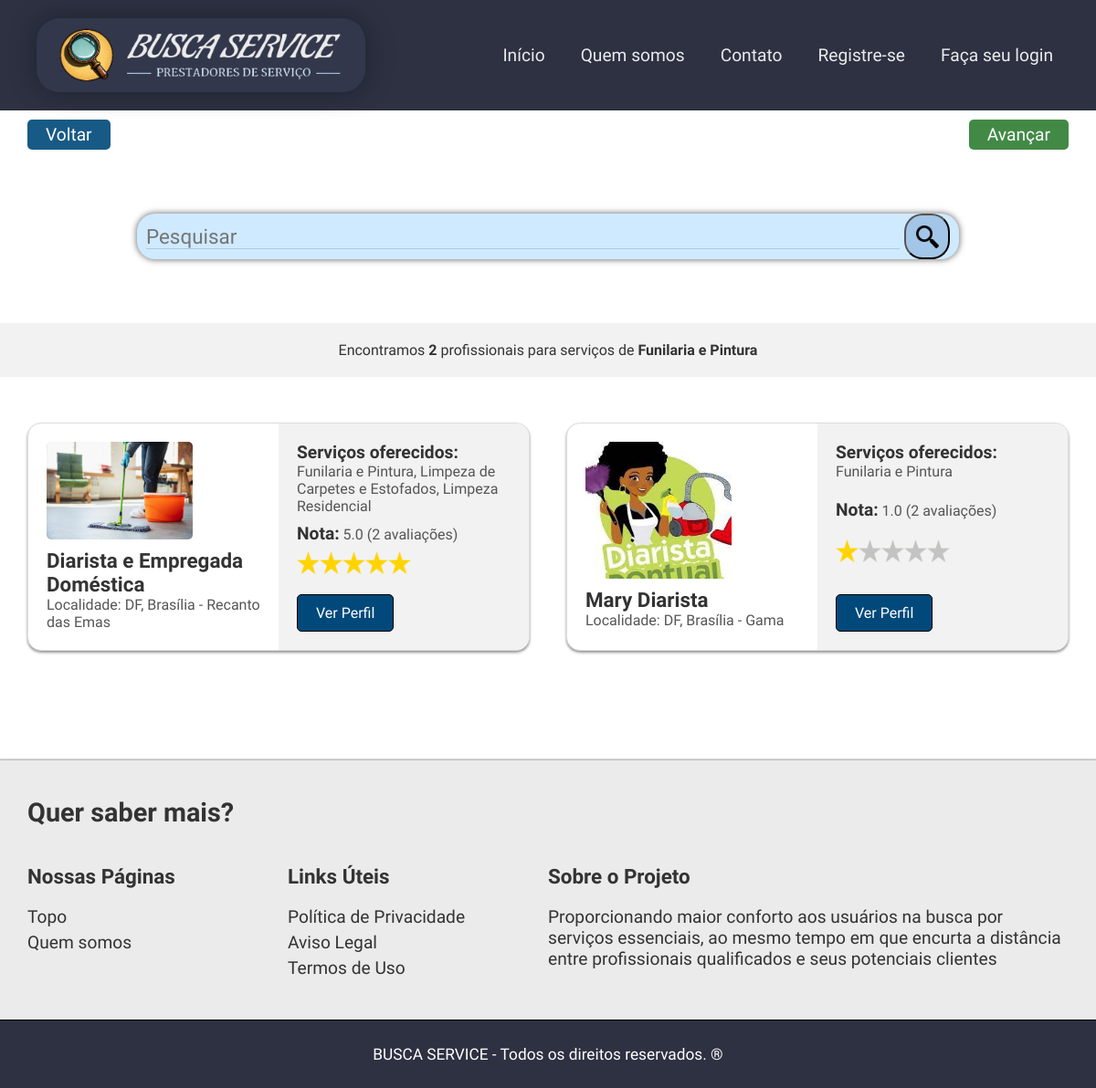
The app's page /app/views/resultado.php?servico=Funilaria+e+Pintura with its own data.
### tables this page shows
CREATE TABLE IF NOT EXISTS profissional(
  idpro INT(11) NOT NULL AUTO_INCREMENT,
  nome VARCHAR(45) NOT NULL,
  email VARCHAR(255) NOT NULL,
  senha VARCHAR(60) NOT NULL,
  cpf VARCHAR(14) NOT NULL,
  telefone VARCHAR(18) NOT NULL,
  telefone2 VARCHAR(18) NULL DEFAULT NULL,
  cep VARCHAR(9) NOT NULL,
  estado VARCHAR(45) NOT NULL,
  cidade VARCHAR(45) NOT NULL,
  bairro VARCHAR(45) NOT NULL,
  titulo VARCHAR(100) NOT NULL,
  descricaonegocio TEXT NOT NULL,
  fotoprin VARCHAR(255) NOT NULL,
  fotosec VARCHAR(255) NULL DEFAULT NULL,
  fotosec2 VARCHAR(255) NULL DEFAULT NULL,
  perfil VARCHAR(3) NOT NULL DEFAULT 'PRO' COMMENT 'ADM=Administrador\\nPRO=Profissional\\nCLI=Cliente',
  status TINYINT(1) NOT NULL DEFAULT 1 COMMENT '\"0\" = Inativo / \"1\" = Ativo',
  dataregpro DATETIME NOT NULL DEFAULT CURRENT_TIMESTAMP(),
  PRIMARY KEY (idpro),
  UNIQUE KEY unique_cpf_pro (cpf)
  );

### app/views/resultado.php (the view, shortened to what this page needs)
<?php
require_once 'layouts/site/header.php';
require_once 'layouts/site/menu.php';
$nomeServico = isset($_GET['servico']) ? $_GET['servico'] : '';
$dbh = Conexao::getInstance();
$query = "SELECT DISTINCT p.* FROM profissional p
          INNER JOIN profissional_has_servico ps ON p.idpro = ps.idpro
          INNER JOIN servico s ON ps.idserv = s.idserv
          LEFT JOIN avaliacao a ON p.idpro = a.idpro
          WHERE s.nome LIKE :nomeServico AND p.status = 1
          ORDER BY a.pontuacao DESC";
$stmt = $dbh->prepare($query);
$stmt->bindValue(':nomeServico', '%' . $nomeServico . '%');
$stmt->execute();
$rows = $stmt->fetchAll(PDO::FETCH_ASSOC);
?>
<main>
  <article class="main_volta">
    <?php require_once "botoes_navegacao.php"?>
  </article>
  <article>
    <header>
      <div class="busca">
        <div>
          <form action="resultado.php" method="get" class="main-busca">
            <input type="text" name="servico" class="busca-txt" placeholder="Pesquisar">
            <button type="submit" class="busca-btn">
              <img src="assets/img/lupa.png" alt="Lupa" width="25">
            </button>
          </form>
        </div>
      </div>
    </header>
  </article>
  <article>
    <header>
      <?php if (count($rows) > 0) : ?>
        <div class="encontrados">
          <p>Encontramos <span><?php echo count($rows); ?></span> profissionais para serviços de <span><?php echo $nomeServico; ?></span></p>
        </div>
      <?php else : ?>
        <div class="nao-encontrados">
          <p>Não encontramos profissionais que ofereçam o serviço de <span><?php echo $nomeServico; ?></p>
        </div>
      <?php endif; ?>
    </header>
  </article>
  <section class="resultados">
    <?php foreach ($rows as $row) : ?>
      <div class="card">
        <div class="card-content">
          <div class="card-left">
            <img src="<?= $row['fotoprin'] ?>" alt="Imagem perfil" style="width:160px;height:150px;">
            <h2><?php echo $row['titulo']; ?></h2>
            <p>Localidade: <?php echo $row['estado'] . ', ' . $row['cidade'] . ' - ' . $row['bairro']; ?></p>
          </div>
          <div class="card-right">
            <p>
              <span class="destaque">Serviços oferecidos:</span><br>
              <?php
              $queryServicos = "SELECT s.nome FROM servico s
                                INNER JOIN profissional_has_servico ps ON s.idserv = ps.idserv
                                WHERE ps.idpro = :idpro
                                ORDER BY s.nome = :nomeServico DESC, s.nome ASC";
              $stmtServicos = $dbh->prepare($queryServicos);
              $stmtServicos->bindValue(':idpro', $row['idpro']);
              $stmtServicos->bindValue(':nomeServico', $nomeServico);
              $stmtServicos->execute();
              $servicos = $stmtServicos->fetchAll(PDO::FETCH_COLUMN);
              echo implode(', ', $servicos);
              ?>
            </p>
            <p>
              <span class="destaque">Nota:</span>
              <?php
              $queryPontuacao = "SELECT AVG(pontuacao) as media_pontuacao, COUNT(*) as total_avaliacoes FROM avaliacao WHERE idpro = :idpro";
              $stmtPontuacao = $dbh->prepare($queryPontuacao);
              $stmtPontuacao->bindValue(':idpro', $row['idpro']);
              $stmtPontuacao->execute();
              $mediaPontuacao = $stmtPontuacao->fetch(PDO::FETCH_ASSOC);
              $pontuacaoInteira = floor($mediaPontuacao['media_pontuacao']);
              $pontuacaoDecimal = $mediaPontuacao['media_pontuacao'] - $pontuacaoInteira;
              echo number_format($mediaPontuacao['media_pontuacao'], 1);
              ?>
              (<?php echo $mediaPontuacao['total_avaliacoes']; ?> avaliações)
            </p>
            <p>
              <?php
              for ($i = 0; $i < $pontuacaoInteira; $i++) {
                echo '<img src="assets/img/estrela.png" alt="Estrela" style="width: 25px; height: 25px;">';
              }
              $totalEstrelas = 5;
              $estrelasVazias = $totalEstrelas - $pontuacaoInteira - ($pontuacaoDecimal >= 0.5 ? 1 : 0);
              for ($i = 0; $i < $estrelasVazias; $i++) {
                echo '<img src="assets/img/estrela_vazia.png" alt="Estrela Vazia" style="width: 25px; height: 25px;">';
              }
              ?>
            </p>
            <form action="perfil_exibe_pro.php" method="get">
              <button type="submit" class="card-button">Ver Perfil</button>
            </form>
          </div>
        </div>
      </div>
    <?php endforeach; ?>
  </section>
</main>
<?php require_once 'layouts/site/footer.php'; ?>

### app/views/assets/css/boot.css (style rules this page uses)
* { padding: 0; margin: 0; box-sizing: border-box; text-decoration: none; font-size: 1em; font-family: 'Ubuntu', sans-serif; }

### app/views/assets/css/style.css (style rules this page uses)
html { height: 100%; min-height: 100%; }
body { display: flex; flex-direction: column; min-height: 100%; }
.main-busca { background-color: rgb(207, 234, 255); height: 50px; padding: 10px 10px; border-radius: 20px; display: flex; justify-content: space-between; align-items: center; max-width: 1300px; width: 900px; margin: 0 auto; -webkit-box-shadow: 0px 0px 6px 3px rgba(102, 102, 102, 0.84); -moz-box-shadow: 0px 0px 6px 3px rgba(102, 102, 102, 0.84); box-shadow: 0px 0px 6px 1px rgba(102, 102, 102, 0.84); transition: 0.2s all ease-out; }
.busca-txt { border: none; background: none; outline: none; padding: 0; font-size: 1.4em; line-height: 22px; width: 825px; border-bottom: 1px solid rgb(176, 201, 221); }
.busca-btn { width: 50px; height: 50px; border-radius: 40%; background: rgb(163, 197, 231); display: flex; justify-content: center; align-items: center; transition: 0.2s all ease-out; }
.busca { display: flex; text-align: center; justify-content: center; margin: 70px 40px; align-items: center; }

### app/views/assets/css/resultado.css (style rules this page uses)
.encontrados { background-color: #f2f2f2; padding: 20px; text-align: center; margin-bottom: 50px; }
.encontrados p { font-size: 16px; color: #333; margin: 0; }
.encontrados span { font-weight: bold; }
.resultados { display: flex; flex-wrap: wrap; justify-content: space-between; margin: auto 30px; margin-bottom: 100px; }
.card { width: calc(50% - 20px); background-color: #fff; border: 1px solid #ddd; border-radius: 5px; margin-bottom: 20px; height: 250px; margin-right: 20px; margin-left: 0; border-radius: 15px; -webkit-box-shadow: 0px 2px 3px 0px rgba(148,148,148,1); -moz-box-shadow: 0px 2px 3px 0px rgba(148,148,148,1); box-shadow: 0px 2px 3px 0px rgba(148,148,148,1); transition: transform 0.5s ease-out, opacity 0.2s ease-out; }
.card:nth-child(2n) { margin-right: 0; margin-left: 20px; }
.card-content { display: flex; height: 100%; }
.card-left { flex: 1; padding: 20px; display: flex; flex-direction: column; justify-content: space-between; }
.card-right { flex: 1; background-color: #f2f2f2; padding: 20px; border-top-right-radius: 15px; border-bottom-right-radius: 15px; display: flex; flex-direction: column; justify-content: space-between; }
.card img { width: 100%; max-width: 200px; height: auto; border-radius: 5px; margin-bottom: 10px; }
.card h2 { font-size: 1.4em; font-weight: bold; color: #333; margin: 0; }
.card p { font-size: 1em; color: #555; margin-bottom: 5px; }
p .destaque { font-size: 1.2em; font-weight: bold; color: #333; }
.card-button { display: inline-block; padding: 10px 20px; font-size: 1em; font-weight: 400; background-color: rgb(0, 73, 122); color: #fff; text-decoration: none; border-radius: 5px; text-align: center; border: 1px solid black; transition: background-color 0.3s ease-out; }

### records on screen
profissional: fotoprin (picture), titulo "Diarista e Empregada Doméstica", estado "DF", cidade "Brasília", bairro "Recanto das Emas", servicos "Funilaria e Pintura, Limpeza de Carpetes e Estofados, Limpeza Residencial", media_pontuacao "5.0", total_avaliacoes "2"
profissional: fotoprin (picture), titulo "Mary Diarista", estado "DF", cidade "Brasília", bairro "Gama", servicos "Funilaria e Pintura", media_pontuacao "1.0", total_avaliacoes "2"

### other values on screen
count($rows) "2"
$nomeServico "Funilaria e Pintura"
